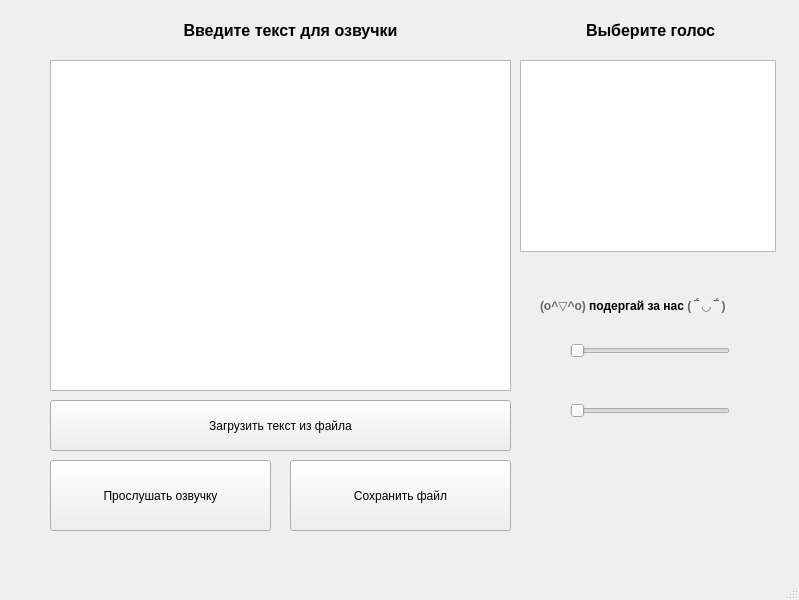
<?xml version="1.0" encoding="UTF-8"?>
<ui version="4.0">
 <class>Stasyan</class>
 <widget class="QMainWindow" name="Stasyan">
  <property name="geometry">
   <rect>
    <x>0</x>
    <y>0</y>
    <width>799</width>
    <height>600</height>
   </rect>
  </property>
  <property name="windowTitle">
   <string>Стасян - озвучка текста</string>
  </property>
  <widget class="QWidget" name="centralwidget">
   <widget class="QTextEdit" name="textEdit">
    <property name="geometry">
     <rect>
      <x>50</x>
      <y>60</y>
      <width>461</width>
      <height>331</height>
     </rect>
    </property>
   </widget>
   <widget class="QPushButton" name="ListenBtt">
    <property name="geometry">
     <rect>
      <x>50</x>
      <y>460</y>
      <width>221</width>
      <height>71</height>
     </rect>
    </property>
    <property name="text">
     <string>Прослушать озвучку</string>
    </property>
   </widget>
   <widget class="QPushButton" name="SaveBtt">
    <property name="geometry">
     <rect>
      <x>290</x>
      <y>460</y>
      <width>221</width>
      <height>71</height>
     </rect>
    </property>
    <property name="text">
     <string>Сохранить файл</string>
    </property>
   </widget>
   <widget class="QPushButton" name="GetTextBtt">
    <property name="geometry">
     <rect>
      <x>50</x>
      <y>400</y>
      <width>461</width>
      <height>51</height>
     </rect>
    </property>
    <property name="text">
     <string>Загрузить текст из файла</string>
    </property>
   </widget>
   <widget class="QLabel" name="label">
    <property name="geometry">
     <rect>
      <x>140</x>
      <y>0</y>
      <width>301</width>
      <height>61</height>
     </rect>
    </property>
    <property name="text">
     <string>&lt;html&gt;&lt;head/&gt;&lt;body&gt;&lt;p align=&quot;center&quot;&gt;&lt;span style=&quot; font-size:12pt; font-weight:600;&quot;&gt;Введите текст для озвучки&lt;/span&gt;&lt;/p&gt;&lt;/body&gt;&lt;/html&gt;</string>
    </property>
   </widget>
   <widget class="QLabel" name="label_2">
    <property name="geometry">
     <rect>
      <x>500</x>
      <y>0</y>
      <width>301</width>
      <height>61</height>
     </rect>
    </property>
    <property name="text">
     <string>&lt;html&gt;&lt;head/&gt;&lt;body&gt;&lt;p align=&quot;center&quot;&gt;&lt;span style=&quot; font-size:12pt; font-weight:600;&quot;&gt;Выберите голос&lt;/span&gt;&lt;/p&gt;&lt;/body&gt;&lt;/html&gt;</string>
    </property>
   </widget>
   <widget class="QListWidget" name="listWidget">
    <property name="geometry">
     <rect>
      <x>520</x>
      <y>60</y>
      <width>256</width>
      <height>192</height>
     </rect>
    </property>
   </widget>
   <widget class="QSlider" name="horizontalSlider">
    <property name="geometry">
     <rect>
      <x>570</x>
      <y>340</y>
      <width>160</width>
      <height>22</height>
     </rect>
    </property>
    <property name="orientation">
     <enum>Qt::Horizontal</enum>
    </property>
   </widget>
   <widget class="QSlider" name="horizontalSlider_2">
    <property name="geometry">
     <rect>
      <x>570</x>
      <y>400</y>
      <width>160</width>
      <height>22</height>
     </rect>
    </property>
    <property name="orientation">
     <enum>Qt::Horizontal</enum>
    </property>
   </widget>
   <widget class="QLabel" name="label_3">
    <property name="geometry">
     <rect>
      <x>540</x>
      <y>280</y>
      <width>291</width>
      <height>51</height>
     </rect>
    </property>
    <property name="text">
     <string>&lt;html&gt;&lt;head/&gt;&lt;body&gt;&lt;p&gt;&lt;span style=&quot; font-family:'Fira Sans,Arial'; font-size:9pt; font-weight:600; color:#656565; background-color:#f1f1f1;&quot;&gt;(o^▽^o) &lt;/span&gt;&lt;span style=&quot; font-size:9pt; font-weight:600;&quot;&gt;подергай за нас &lt;/span&gt;&lt;span style=&quot; font-family:'Fira Sans,Arial'; font-size:9pt; font-weight:600; color:#656565; background-color:#f1f1f1;&quot;&gt;( ‾́ ◡ ‾́ )&lt;/span&gt;&lt;/p&gt;&lt;/body&gt;&lt;/html&gt;</string>
    </property>
   </widget>
  </widget>
  <widget class="QMenuBar" name="menubar">
   <property name="geometry">
    <rect>
     <x>0</x>
     <y>0</y>
     <width>799</width>
     <height>26</height>
    </rect>
   </property>
  </widget>
  <widget class="QStatusBar" name="statusbar"/>
 </widget>
 <resources/>
 <connections/>
</ui>
